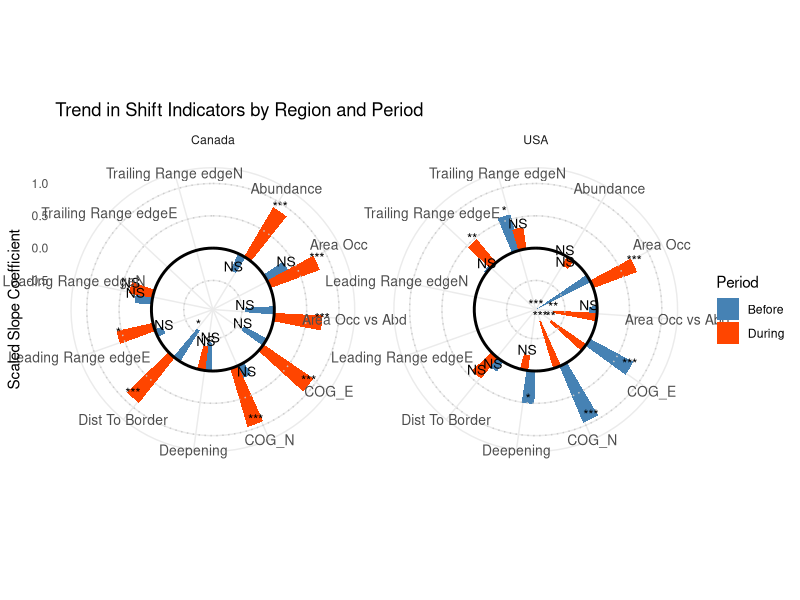

This chart was generated by the following R code: (Note: this script raises an error after producing the figure.)
library(dplyr)
library(tidyr)
library(ggplot2)
library(dplyr)
library(stringr)
library(here)
library(readr)

theme_set(theme_bw())

theme_replace(legend.key =element_rect(colour="black",fill="white"),
              
              plot.margin = unit(c(1.5,3,1.5,1), "cm"),
              
              #plot.margin=margin(3,4,4,0),
              
              #plot.margin=margin(3,4,4,0),
              
              plot.title=element_text(size=16,vjust=1.5,family="serif"),
              
              legend.background=element_rect(size=.9,colour="white",fill="white"),
              
              strip.text=element_text(size=14,family="serif",angle=0),
              
              panel.border = element_rect(colour = "black",fill=NA),
              
              panel.grid.minor = element_blank(), panel.grid.major = element_blank(),
              
              strip.background=element_rect(colour="black",fill="white"),
              
              axis.text.x = element_text(angle = 90, vjust = 0.2, hjust=1,size=12,family="serif"),
              
              axis.text.y = element_text(angle = 0, vjust = 0.5, hjust=1,size=12,family="serif"),
              
              axis.title.x=element_text(size=12,hjust=0.5,vjust=-2,family="serif"))

pd <- position_dodge(.5)
# Calculate the angle in radians between two points (x1, y1) and (x2, y2)

#Schematic #7/


schem <- read_csv(here::here("2025-04-23/Output/Shift_Indicators/SchematicFigIndicatorScaledCoefficients.csv"),show_col_types = FALSE)
names(schem)
View(schem)
#----
# Assuming your data is in a data frame called `schem`

library(ggplot2)
library(dplyr)
library(tidyr)

# Clean and prepare your data
schem_clean <- schem %>%
    mutate(
    TrendIndicator = trimws(TrendIndicator),
    SCSignif = trimws(SCSignif),
    #SignifMarker = ifelse(Signif != "NS", "*", ""),  # This line creates the column
    Period = factor(Period, levels = c("Before", "During"))
  )

# Plot
flowpot<-ggplot(schem_clean, aes(x = TrendIndicator, y = ScaledSlopeCoefficient, fill = Period)) +
  #geom_bar(stat = "identity", position = position_dodge(width = 0.8), width = 0.7) +
  geom_bar(stat = "identity", position = position_dodge(width = 0.4), width = .5) +
  scale_fill_manual(values=c("steelblue", "orangered"))+
  geom_text(aes(label = ScSignifLabel),
            position = position_dodge(width = 0.4),
            vjust = 0, size = 3.5,color="black") +
 geom_segment(data = data.frame(y = seq(-0.5, 1, 0.5)),
              aes(x = 0, xend = Inf, y = y, yend = y),
             inherit.aes = FALSE, color = "grey80", linetype = "dotted")+
  geom_hline(yintercept = 0, color = "black", linewidth = 1) + # Emphasize zero line
  coord_polar(start = 0,clip="off") +
  facet_wrap(~Region) +
  theme_minimal() +
  theme(axis.text.x = element_text(size = 10, angle = 0, vjust = .5),) +
  labs(title = "Trend in Shift Indicators by Region and Period",
       x = "", y = "Scaled Slope Coefficient")


flowpot<- flowpot+geom_text(data = radial_labels, aes(x = x, y = y, label = label),
              inherit.aes = FALSE, angle = 0, hjust = -0.2, size = 4)
flowpot<-flowpot+theme_minimal() +
  theme(
    axis.text.y = element_blank(),
    axis.ticks.y = element_blank(),
    panel.grid.major.y = element_blank(),
    axis.text.x = element_text(size = 12, angle = 20, hjust = 1.5),
    plot.margin = margin(t = 0, r = 10, b = 0, l = 0),
    panel.spacing = unit(2.5, "lines"),
    legend.position = "top",
    text = element_text(family = "serif"),  
    legend.box.background = element_blank(), # Transparent legend box
    legend.text = element_text(size = 10,family="serif"),
    legend.title = element_blank(),
    strip.text = element_text(size = 12, family = "serif", angle = 0)
      )
flowpot
#flowpot<-plot_grid(DistReg, DistHag, nrow = 2,rel_heights = c(1, 2),labels = c("(a)", "(b)"),align = "v", axis = "lr") # Add labels


ggsave(here::here("NancBranchDataScript/FancyFiguresforMS/FLowPot.jpeg"), plot = flowpot, dpi = 600, width = 12, height = 10, units = "in", device = "jpeg")
#barplot
summarypot<-ggplot(schem_clean, aes(x = fct_rev(TrendIndicator), y = ScaledSlopeCoefficient, fill = Period))+
  #geom_bar(stat = "identity", position = position_dodge(width = 0.8), width = 0.7) +
  geom_bar(stat = "identity", position = position_dodge(width = 0.4), width = .8) +
  scale_fill_manual(values=c("steelblue", "orangered"))+
  geom_text(aes(label = ScSignifLabel),
            position = position_dodge(width = 0.4),hjust = 0.5,
            vjust = .5, size = 3.5,color="black") +
  geom_segment(data = data.frame(y = seq(-0.5, 1, 0.5)),
               aes(x = 0, xend = Inf, y = y, yend = y),
               inherit.aes = FALSE, color = "grey80", linetype = "dotted")+
    geom_hline(yintercept = 0, color = "black", linewidth = 1) + # Emphasize zero line
 coord_flip(clip="off") +
  facet_wrap(~Region) +
  theme_minimal() +
  theme(axis.text.x = element_text(size = 10, angle = 90, vjust = .5),) +
  labs(title = "Trend in Shift Indicators by Region and Period",
       x = "", y = "Scaled Slope Coefficient")


summarypot<-summarypot+theme_minimal() +
  theme(
    panel.grid.major.x = element_blank(),
    axis.text.x = element_text(size = 10, angle = 90, hjust = 1.5),
    axis.text.y = element_text(size = 14, angle = 0, hjust = 0),
    plot.margin = margin(t = 0, r = 10, b = 0, l = 0),
    panel.spacing = unit(2.5, "lines"),
    legend.position = "top",
    text = element_text(family = "serif"),  
    legend.box.background = element_blank(), # Transparent legend box
    legend.text = element_text(size = 10,family="serif"),
    legend.title = element_blank(),
    strip.text = element_text(size = 12, family = "serif", angle = 0)
  )
summarypot
ggsave(here::here("NancBranchDataScript/FancyFiguresforMS/SchematicSummaryPot.jpeg"), plot = 
         summarypot, dpi = 600, width = 8, height = 6, units = "in", device = "jpeg")
#barplot

flowpot<- flowpot+geom_text(data = radial_labels, aes(x = x, y = y, label = label),
                            inherit.aes = FALSE, angle = 0, hjust = -0.2, size = 4)

flowpot
#flowpot<-plot_grid(DistReg, DistHag, nrow = 2,rel_heights = c(1, 2),labels = c("(a)", "(b)"),align = "v", axis = "lr") # Add labels


ggsave(here::here("NancBranchDataScript/FancyFiguresforMS/FLowPot.jpeg"), plot = flowpot, dpi = 600, width = 12, height = 10, units = "in", device = "jpeg")


library(ggplot2)
library(dplyr)
library(tidyr)

library(ggplot2)
library(dplyr)
library(tidyr)

library(ggplot2)
library(dplyr)

# Prepare data
schem_clean <- schem %>%
  filter(Region %in% c("Canada", "USA")) %>%
  mutate(
    TrendIndicator = trimws(TrendIndicator),
    Signif = trimws(Signif),
    #SignifMarker = ifelse(Signif != "NS", "*", ""),
    Period = factor(Period, levels = c("Before", "During"))
  )

# Create a base plot
p <- ggplot(schem_clean, aes(x = TrendIndicator, y = ScaledSlopeCoefficient, fill = Period)) +
  geom_bar(stat = "identity", position = position_dodge(width = 0.8), width = 0.7) +
  geom_text(aes(label = SignifLabel),
            position = position_dodge(width = 0.8),
            vjust = -0.5, size = 5) +
  geom_hline(yintercept = 0, color = "black", linewidth = 1) +
  coord_polar(start = 0, clip = "off") +
  facet_wrap(~Region) +
  scale_y_continuous(breaks = NULL, limits = c(-1.2, 1.2)) +  # Hide default y-axis
  theme_minimal() +
  theme(
    axis.text.x = element_text(size = 10),
    axis.text.y = element_blank(),  # Hide default radial labels
    axis.ticks.y = element_blank(),
    plot.margin = margin(30, 30, 30, 30)
  ) +
  labs(
    title = "Flower Plot of Trend Indicators by Region and Period",
    x = "", y = ""
  )

# Add manual radial labels
radial_labels <- data.frame(
  x = 1,  # dummy x
  y = seq(-1, 1, 0.5),
  label = seq(-1, 1, 0.5)
)

p + geom_text(data = radial_labels, aes(x = x, y = y, label = label),
              inherit.aes = FALSE, angle = 0, hjust = -0.2, size = 3)
